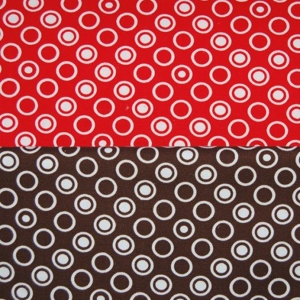
#> input picture images/texture_dotted.jpg, 300 x 300 px, found by its file name
$ jupyter execute 'EDA_texture classification_ranking.ipynb'
#> lines starting #> are read from the running program, lines starting #| are printed output that depends on the picture
Texture Features

consider not only the absolute value(color/intensity) of pixels but relationships between pixel values within
a image region.
-a given color found in a flat region differs from the same color found in a region with high variance
-texture descriptors allow to differentiate between patterns of pixel variances

[cell 1]
import numpy as np
import matplotlib.pyplot as plt
import matplotlib as mpl
import imageio

from skimage import feature

[cell 2]
#Will primarily use LBP as texture descriptor from scikit-image package

[cell 3]
def lbp_features(img, radius=1, sampling_pixels=8):
    #LBP operates in a single channel so if RGB images are provided we must convert to greyscale
    if (len(img.shape)>2):
        img = img.astype(float)
        #RGB to greyscale using Luminance
        img = img[:,:,0]*0.3 + img[:,:,1]*0.59 + img[:,:,2]*0.11

    # Converting to uint8 type for 256 grey levels
    img = img.astype(np.uint8)

    #normalize values, can improve description
    i_min = np.min(img)
    i_max = np.max(img)
    if (i_max -i_min !=0):
        img = (img - i_min)/(i_max - i_min)

    #Compute LBP
    lbp = feature.local_binary_pattern(img, sampling_pixels, radius, method="uniform")

    #LBP returns matrix with the codes, we compute histogram
    (hist, _) = np.histogram(lbp.ravel(), bins=np.arange(0, sampling_pixels + 3), range=(0, sampling_pixels + 2))

    # normalization
    hist = hist.astype("float")
    hist /= (hist.sum() + 1e-6)
    # return the histogram of Local Binary Patterns
    return hist

def Euclidean_distance(p, q):
    dist = np.sqrt(np.sum(np.square(p-q)))
    return dist

[cell 4]
img1 = imageio.imread("texture_dotted.jpg")
#> img1 is the input picture: shape (300, 300, 3); mean R, G, B 157.9, 78.3, 79.3
img2 = imageio.imread("texture_dotted3.jpg")
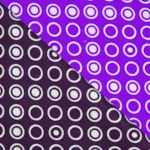
#> input picture images/texture_dotted3.jpg, 150 x 150 px, found by its file name
#> img2 is the input picture: shape (150, 150, 3); mean R, G, B 130.4, 77.7, 161.7
img3 = imageio.imread("texture_dotted2.jpg")
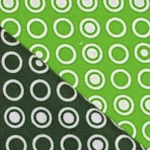
#> input picture images/texture_dotted2.jpg, 150 x 150 px, found by its file name
#> img3 is the input picture: shape (150, 150, 3); mean R, G, B 118.7, 156.9, 92.4
img4 = imageio.imread("texture_interlaced.jpg")
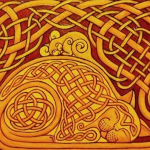
#> input picture images/texture_interlaced.jpg, 150 x 150 px, found by its file name
#> img4 is the input picture: shape (150, 150, 3); mean R, G, B 186.7, 106, 32.6
img5 = imageio.imread("texture_chequered.jpg")
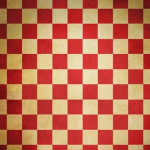
#> input picture images/texture_chequered.jpg, 150 x 150 px, found by its file name
#> img5 is the input picture: shape (150, 150, 3); mean R, G, B 194.3, 113, 84.3
img6 = imageio.imread("texture_sprinkled.jpg")
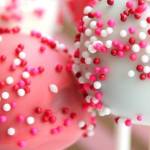
#> input picture images/texture_sprinkled.jpg, 150 x 150 px, found by its file name
#> img6 is the input picture: shape (150, 150, 3); mean R, G, B 217.1, 138.8, 146.3

#Use radius of 2 and 8, but this can be changed
lbp1 = lbp_features(img1,2,8)
#> in lbp_features, `i_min = np.min(img)`: i_min = 31
#> in lbp_features, `i_max = np.max(img)`: i_max = 231
#> in lbp_features, `(hist, _) = np.histogram(lbp.ravel(), bins=np.arange(0, sampling_pixel..`: hist = [8150, 7786, 2276, 6175, 13667, 4753, 2413, 8242, 12797, 23741]
#> in lbp_features, `hist /= (hist.sum() + 1e-6)`: hist = [0.0906, 0.0865, 0.0253, 0.0686, 0.152, 0.0528, 0.0268, 0.0916, 0.142, 0.264]
#> lbp1 has the same summary as hist in lbp_features
lbp2 = lbp_features(img2,2,8)
#> lbp2 = [0.104, 0.085, 0.0308, 0.0743, 0.109, 0.0458, 0.0264, 0.0931, 0.154, 0.277]
lbp3 = lbp_features(img3,2,8)
#> lbp3 = [0.108, 0.0971, 0.0312, 0.0604, 0.125, 0.0512, 0.0292, 0.0916, 0.125, 0.281]
lbp4 = lbp_features(img4,2,8)
#> lbp4 = [0.128, 0.12, 0.0411, 0.0499, 0.0912, 0.0334, 0.0274, 0.0896, 0.14, 0.28]
lbp5 = lbp_features(img5,2,8)
#> in lbp_features (call 5), `img = img[:,:,0]*0.3 + img[:,:,1]*0.59 + img[:,:,2]*0.11`:
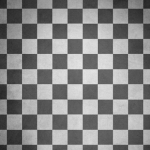
#> img: shape (150, 150) float64; min 32.71, max 228.4, mean 134.2
#> in lbp_features (call 5), `i_min = np.min(img)`: i_min = 32
#> in lbp_features (call 5), `i_max = np.max(img)`: i_max = 228
#> in lbp_features (call 5), `lbp = feature.local_binary_pattern(img, sampling_pixels, radius, metho..`:
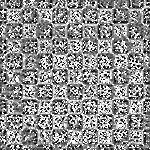
#> lbp: shape (150, 150) float64; min 0, max 9, mean 5.06; drawn with min black and max white
#> in lbp_features (call 5), `(hist, _) = np.histogram(lbp.ravel(), bins=np.arange(0, sampling_pixel..`: hist = [1470, 1754, 1327, 2723, 2832, 2904, 1519, 1730, 1998, 4243]
#> in lbp_features (call 5), `hist /= (hist.sum() + 1e-6)`: hist = [0.0653, 0.078, 0.059, 0.121, 0.126, 0.129, 0.0675, 0.0769, 0.0888, 0.189]
#> lbp5 has the same summary as hist in lbp_features
lbp6 = lbp_features(img6,2,8)
#> in lbp_features (call 6), `img = img[:,:,0]*0.3 + img[:,:,1]*0.59 + img[:,:,2]*0.11`:
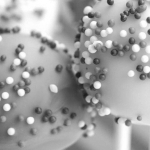
#> img: shape (150, 150) float64; min 25.07, max 255, mean 163.1
#> in lbp_features (call 6), `i_min = np.min(img)`: i_min = 25
#> in lbp_features (call 6), `i_max = np.max(img)`: i_max = 255
#> in lbp_features (call 6), `lbp = feature.local_binary_pattern(img, sampling_pixels, radius, metho..`:
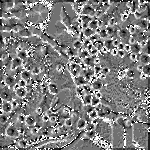
#> lbp: shape (150, 150) float64; min 0, max 9, mean 4.49; drawn with min black and max white
#> in lbp_features (call 6), `(hist, _) = np.histogram(lbp.ravel(), bins=np.arange(0, sampling_pixel..`: hist = [584, 962, 1482, 3751, 6349, 4073, 1671, 1013, 672, 1943]
#> in lbp_features (call 6), `hist /= (hist.sum() + 1e-6)`: hist = [0.026, 0.0428, 0.0659, 0.167, 0.282, 0.181, 0.0743, 0.045, 0.0299, 0.0864]
#> lbp6 has the same summary as hist in lbp_features

#Comparing texture of first image to others
dQ2_H = Euclidean_distance(lbp1, lbp2)
#> in Euclidean_distance, `dist = np.sqrt(np.sum(np.square(p-q)))`: dist = 0.0499
#> dQ2_H = 0.0499
dQ3_H = Euclidean_distance(lbp1, lbp3)
#> dQ3_H = 0.0427
dQ4_H = Euclidean_distance(lbp1, lbp4)
#> dQ4_H = 0.0863
dQ5_H = Euclidean_distance(lbp1, lbp5)
#> dQ5_H = 0.146
dQ6_H = Euclidean_distance(lbp1, lbp6)
#> dQ6_H = 0.315

[cell 5]
plt.figure(figsize=(10,8))
plt.subplot(231); plt.imshow(img1); plt.title('Query')
plt.subplot(232); plt.imshow(img3); plt.title('Rank 1 : %.4f' % dQ3_H)
plt.subplot(233); plt.imshow(img2); plt.title('Rank 2 : %.4f' % dQ2_H)
plt.subplot(234); plt.imshow(img4); plt.title('Rank 3 : %.4f' % dQ4_H)
plt.subplot(235); plt.imshow(img5); plt.title('Rank 4 : %.4f' % dQ5_H)
plt.subplot(236); plt.imshow(img6); plt.title('Rank 5 : %.4f' % dQ6_H)

[cell 6]
# The decimal value returned is the euclidian distance from that image to the query image based on lbp descriptor

[cell 7]
vals = range(len(lbp1))
plt.figure(figsize=(10,5))
plt.subplot(231); plt.bar(vals,lbp1);
plt.title('Query'); plt.axis('off')
plt.subplot(232); plt.bar(vals,lbp3);
plt.title('Rank 1'); plt.axis('off')
plt.subplot(233); plt.bar(vals,lbp2);
plt.title('Rank 2'); plt.axis('off')
plt.subplot(234); plt.bar(vals,lbp4);
plt.title('Rank 3'); plt.axis('off')
plt.subplot(235); plt.bar(vals,lbp5);
plt.title('Rank 4'); plt.axis('off')
plt.subplot(236); plt.bar(vals,lbp6);
plt.title('Rank 5'); plt.axis('off')
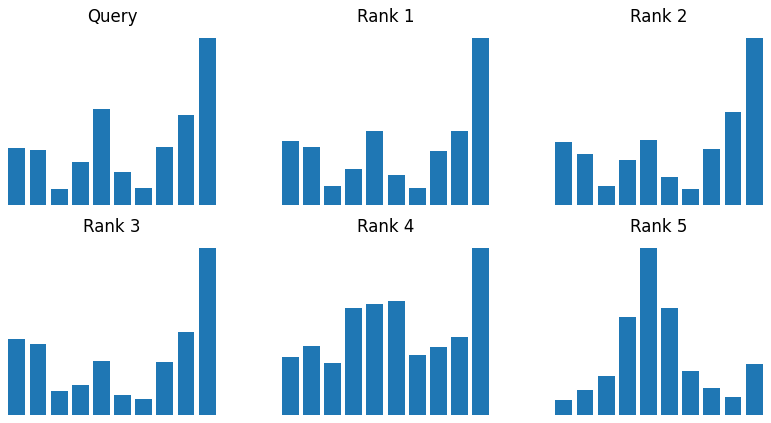
#> figure drawn by matplotlib, 6 panels
